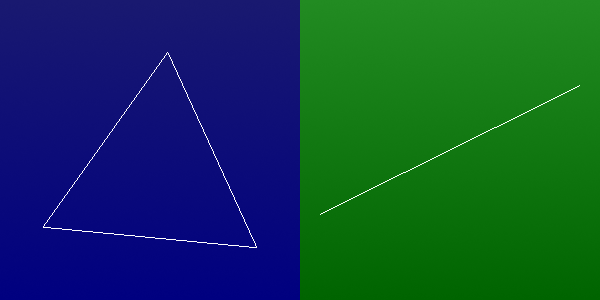

Reproduce this figure in Python.
#!/usr/bin/env python

# Display two graphs side by side in split viewports within a single render
# window. The left viewport shows a triangle graph and the right shows a
# single-edge graph, both using force-directed layouts.

# Factory overrides: importing these modules registers the OpenGL rendering
# and interaction style implementations for vtkRenderingCore factory classes.
import vtkmodules.vtkInteractionStyle  # noqa: F401
import vtkmodules.vtkRenderingOpenGL2  # noqa: F401

# VTK pipeline classes used in this example
from vtkmodules.vtkCommonCore import vtkPoints
from vtkmodules.vtkCommonDataModel import vtkMutableUndirectedGraph
from vtkmodules.vtkFiltersSources import vtkGraphToPolyData
from vtkmodules.vtkInfovisLayout import (
    vtkForceDirectedLayoutStrategy,
    vtkGraphLayout,
)
from vtkmodules.vtkRenderingCore import (
    vtkActor,
    vtkPolyDataMapper,
    vtkRenderWindow,
    vtkRenderWindowInteractor,
    vtkRenderer,
)

# Colors (normalized RGB)
navy_rgb = (0.0, 0.0, 0.502)
midnight_blue_rgb = (0.098, 0.098, 0.439)
dark_green_rgb = (0.0, 0.392, 0.0)
forest_green_rgb = (0.133, 0.545, 0.133)

# Graph 0: triangle (three vertices, three edges)
g0 = vtkMutableUndirectedGraph()
v1 = g0.AddVertex()
v2 = g0.AddVertex()
v3 = g0.AddVertex()
g0.AddEdge(v1, v2)
g0.AddEdge(v2, v3)
g0.AddEdge(v1, v3)

points0 = vtkPoints()
points0.InsertNextPoint(0.0, 0.0, 0.0)
points0.InsertNextPoint(1.0, 0.0, 0.0)
points0.InsertNextPoint(0.0, 1.0, 0.0)
g0.SetPoints(points0)

# Graph 1: single edge (two vertices, one edge)
g1 = vtkMutableUndirectedGraph()
v1 = g1.AddVertex()
v2 = g1.AddVertex()
g1.AddEdge(v1, v2)

points1 = vtkPoints()
points1.InsertNextPoint(0.0, 0.0, 0.0)
points1.InsertNextPoint(1.0, 0.0, 0.0)
g1.SetPoints(points1)

# Pipeline 0: layout and convert triangle graph
layout_strategy_0 = vtkForceDirectedLayoutStrategy()
graph_layout_0 = vtkGraphLayout()
graph_layout_0.SetInputData(g0)
graph_layout_0.SetLayoutStrategy(layout_strategy_0)

graph_to_polydata_0 = vtkGraphToPolyData()
graph_to_polydata_0.SetInputConnection(graph_layout_0.GetOutputPort())

edge_mapper_0 = vtkPolyDataMapper()
edge_mapper_0.SetInputConnection(graph_to_polydata_0.GetOutputPort())
edge_mapper_0.ScalarVisibilityOff()

edge_actor_0 = vtkActor()
edge_actor_0.SetMapper(edge_mapper_0)

# Pipeline 1: layout and convert single-edge graph
layout_strategy_1 = vtkForceDirectedLayoutStrategy()
graph_layout_1 = vtkGraphLayout()
graph_layout_1.SetInputData(g1)
graph_layout_1.SetLayoutStrategy(layout_strategy_1)

graph_to_polydata_1 = vtkGraphToPolyData()
graph_to_polydata_1.SetInputConnection(graph_layout_1.GetOutputPort())

edge_mapper_1 = vtkPolyDataMapper()
edge_mapper_1.SetInputConnection(graph_to_polydata_1.GetOutputPort())
edge_mapper_1.ScalarVisibilityOff()

edge_actor_1 = vtkActor()
edge_actor_1.SetMapper(edge_mapper_1)

# Renderer 0: left viewport — triangle graph
renderer_0 = vtkRenderer()
renderer_0.AddActor(edge_actor_0)
renderer_0.SetViewport(0.0, 0.0, 0.5, 1.0)
renderer_0.SetBackground(navy_rgb)
renderer_0.SetBackground2(midnight_blue_rgb)
renderer_0.GradientBackgroundOn()

# Renderer 1: right viewport — single-edge graph
renderer_1 = vtkRenderer()
renderer_1.AddActor(edge_actor_1)
renderer_1.SetViewport(0.5, 0.0, 1.0, 1.0)
renderer_1.SetBackground(dark_green_rgb)
renderer_1.SetBackground2(forest_green_rgb)
renderer_1.GradientBackgroundOn()

# Render window: display both viewports
render_window = vtkRenderWindow()
render_window.AddRenderer(renderer_0)
render_window.AddRenderer(renderer_1)
render_window.SetWindowName("side by side graphs")
render_window.SetMultiSamples(0)
render_window.SetSize(600, 300)

# Interactor: handle mouse and keyboard events
render_window_interactor = vtkRenderWindowInteractor()
render_window_interactor.SetRenderWindow(render_window)

# Scene: reset cameras
renderer_0.ResetCamera()
renderer_1.ResetCamera()

# Start: launch the interactive visualization
render_window_interactor.Initialize()
render_window_interactor.Start()
